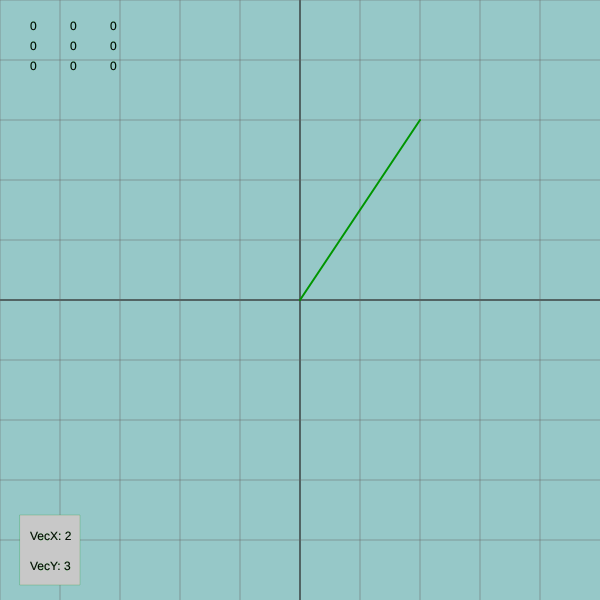
Frame 1 (no input)
Frame 60 (no input): identical to frame 1, image omitted
Frame 120 (the mouse pressed at the canvas centre since frame 60): identical to frame 1, image omitted

The p5.js sketch that drew this single still picture (run headless with seeded random() and noise() and a simulated clock; from frame 60 on, the mouse is pressed at the canvas centre):

// p5.js sketch
// ── sketch.js
var canvasSize = 600;
var tileNumber = 10;
var vec = {
  x: 2,
  y: 3
};
var mac;
class Vec2 {
  constructor() {
    this.x = int(Math.random() * tileNumber) - tileNumber/2;
    this.y = int(Math.random() * tileNumber) - tileNumber/2;
  }
}
class Mac3 {
  constructor() {
    this.a = [
      0, 0, 0,
      0, 0, 0,
      0, 0, 0
    ]
  }
  identity() {
    this.a = [
      1, 0, 0,
      0, 1, 0,
      0, 0, 1
    ]
  }
  translate() {
    let dx = Math.round((Math.random() * tileNumber/2) - tileNumber/4)
    let dy = Math.round((Math.random() * tileNumber/2) - tileNumber/4)
    this.a = [
      1, 0, 0,
      0, 1, 0,
      dx, dy, 1
    ]
  }
  scale() {
    let sx = Math.round(Math.random() * tileNumber/2)
    let sy = Math.round(Math.random() * tileNumber/2)
    this.a = [
      sx, 0, 0,
      0, sy, 0,
      0, 0, 1
    ]
  }
  rotate() {
    let angle = Math.PI * 0.25
    this.a = [
       cos(angle), sin(angle), 0,
      -sin(angle), cos(angle), 0,
                0,          0, 1
    ]
  }
  random() {
    this.a = [
      int(Math.random() * tileNumber) - tileNumber/2, 
      int(Math.random() * tileNumber) - tileNumber/2, 
      int(Math.random() * tileNumber) - tileNumber/2,
      int(Math.random() * tileNumber) - tileNumber/2, 
      int(Math.random() * tileNumber) - tileNumber/2, 
      int(Math.random() * tileNumber) - tileNumber/2,
      int(Math.random() * tileNumber) - tileNumber/2, 
      int(Math.random() * tileNumber) - tileNumber/2, 
      int(Math.random() * tileNumber) - tileNumber/2
    ]
  }
}

function setup() {
  createCanvas(canvasSize, canvasSize);
  mac = new Mac3()
  let button = createButton("New Vector")
  button.mousePressed(createVec2)
  button = createButton("Identity Mac")
  button.mousePressed(identityMac)
  button = createButton("Translate Mac")
  button.mousePressed(translateMac)
  button = createButton("Scale Mac")
  button.mousePressed(scaleMac)
  button = createButton("Rotate Mac")
  button.mousePressed(rotateMac)
  button = createButton("Random Mac")
  button.mousePressed(randomMac)
  button = createButton("Vec * Mac")
  button.mousePressed(multiply)

}

function createVec2() {
  vec = new Vec2();
}

function identityMac() {
  mac.identity()
}

function translateMac() {
  mac.translate()
}

function randomMac() {
  mac.random()
}
function scaleMac() {
  mac.scale()
}
function rotateMac() {
  mac.rotate()
}

function multiply() {
  if (vec == null)
    return
  
  let x= (mac.a[0] * vec.x + mac.a[3] * vec.y + mac.a[6]);
  let y = (mac.a[1] * vec.x + mac.a[4] * vec.y + mac.a[7]);
  let vw = (mac.a[2] * vec.x + mac.a[5] * vec.y + mac.a[8]);
  vec.x = x
  vec.y = y
  if(vw == 0)
    return;
  vec.x = Math.round(x/vw)
  vec.y = Math.round(y/vw)
}

function drawCross() {
  stroke(0)
  strokeWeight(1)
  line(0, canvasSize / 2, canvasSize, canvasSize / 2)
  line(canvasSize / 2, 0, canvasSize / 2, canvasSize)
}
function drawGrid(){
  strokeWeight(0.5)
  stroke(100,100,100)
  for(i = 0; i < 10; i++){
    line(0, i*canvasSize/tileNumber, canvasSize, i*canvasSize/tileNumber)
    line(i*canvasSize/tileNumber,0, i*canvasSize/tileNumber, canvasSize)
  }
}

function drawVec() {
  if (vec == null)
    return
  stroke(0, 150, 0)
  strokeWeight(2)
  let x = vec.x * canvasSize/10 + canvasSize/2
  let y = (tileNumber/2 - vec.y) * canvasSize/tileNumber
  line(canvasSize / 2, canvasSize / 2, x, y)
}

function printMac() {
  strokeWeight(0.2)
  text((mac.a[0]+"").substring(0,3), 30, 30)
  text((mac.a[1]+"").substring(0,3), 70, 30)
  text((mac.a[2]+"").substring(0,3), 110, 30)

  text((mac.a[3]+"").substring(0,4), 30, 50)
  text((mac.a[4]+"").substring(0,3), 70, 50)
  text((mac.a[5]+"").substring(0,3), 110, 50)

  text((mac.a[6]+"").substring(0,3), 30, 70)
  text((mac.a[7]+"").substring(0,3), 70, 70)
  text((mac.a[8]+"").substring(0,3), 110, 70)
}

function printVec(){
  fill(200,200,200)
  rect(20,canvasSize-85, 60, 70)
  fill(0)
  text("VecX: " + vec.x, 30, canvasSize - 60)
  text("VecY: " + vec.y, 30, canvasSize - 30)
}

function draw() {
  background(150,200,200);
  drawCross()
  drawGrid()
  drawVec()
  printMac()
  printVec()
}
